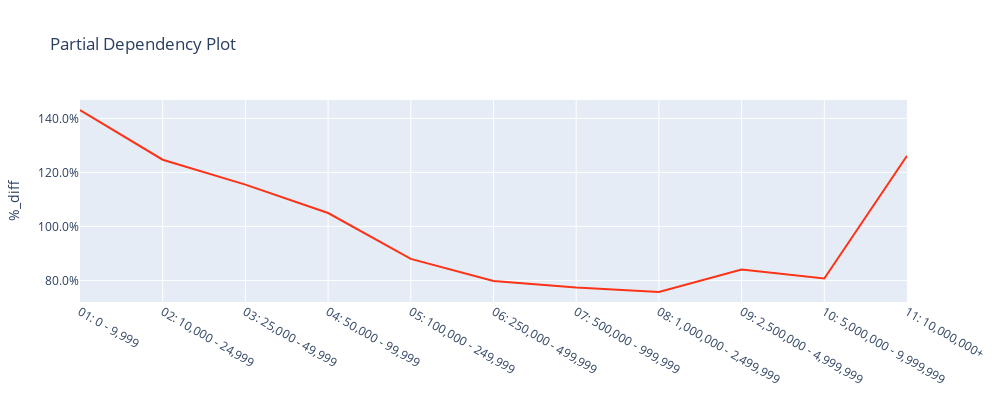

Here is the notebook cell this chart was saved with:
### Markdown cell above
# Test

### Code cell
charters.pdp(
    model=model,
    df=md_encoded,
    x_axis="face_amount_band",
    weight="amount_exposed",
    mapping=mapping,
    display=True,
    n_jobs=-1,
)

### Figure 1 — Plotly figure (JSON) as saved in the notebook; plotly's stock layout.template omitted (floating-point values rounded to 4 significant figures)
{"data": [{"line": {"color": "#FD3216"}, "mode": "lines", "name": "Overall", "type": "scatter", "x": ["01: 0 - 9,999", "02: 10,000 - 24,999", "03: 25,000 - 49,999", "04: 50,000 - 99,999", "05: 100,000 - 249,999", "06: 250,000 - 499,999", "07: 500,000 - 999,999", "08: 1,000,000 - 2,499,999", "09: 2,500,000 - 4,999,999", "10: 5,000,000 - 9,999,999", "11: 10,000,000+"], "xaxis": "x", "y": [1.431, 1.247, 1.155, 1.049, 0.8796, 0.7982, 0.7742, 0.7575, 0.8401, 0.807, 1.262], "yaxis": "y"}], "layout": {"height": 400, "legend": {"title": {"text": "Overall"}}, "title": {"text": "Partial Dependency Plot"}, "width": 1000, "xaxis": {"anchor": "y", "autorange": true, "domain": [0, 1], "range": [0, 10], "type": "category"}, "yaxis": {"anchor": "x", "autorange": true, "domain": [0, 1], "range": [0.7201, 1.468], "tickformat": ".1%", "title": {"text": "%_diff"}, "type": "linear"}}}
